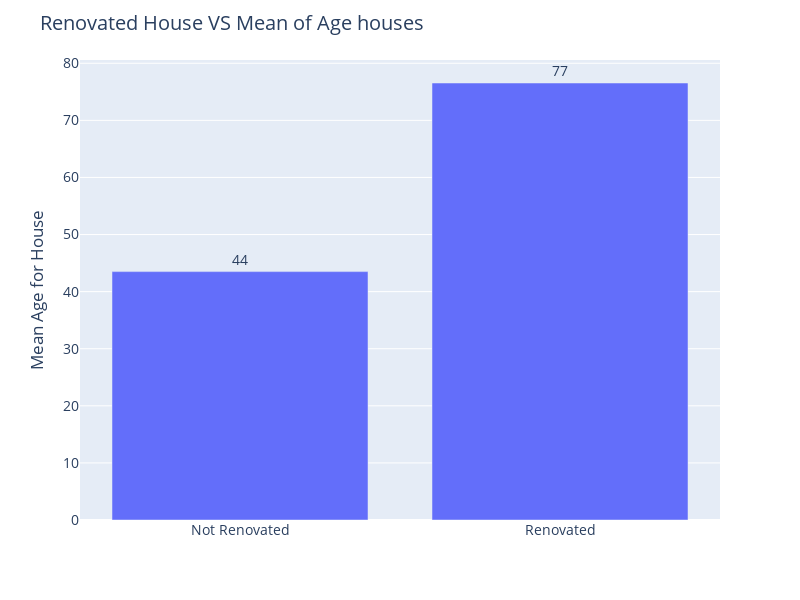

Notebook cell for this chart:
### Code cell
import plotly.express as px

# Filter out rows with 'NA' in the 'new_renovate' column

df_filtered = df_import[df_import['new_renovate'] != 'NA'] 
renovate_data = df_filtered.groupby('new_renovate')['Age_house'].mean().reset_index()

fig = px.bar(renovate_data, x='new_renovate', y='Age_house')

fig.update_layout(
    title='Renovated House VS Mean of Age houses',
    xaxis_title=None,
    yaxis_title='Mean Age for House ',
    font=dict(size=14),
    showlegend=False,
    width=800,  # Set the width of the layout (in pixels)
    height=600  # Set the height of the layout (in pixels)
)

fig.update_traces(
    texttemplate='%{y:.0f}',
    textposition='outside'
)

fig.show()

### Figure 1 — Plotly figure (JSON) as saved in the notebook; plotly's stock layout.template omitted (floating-point values rounded to 4 significant figures)
{"data": [{"alignmentgroup": "True", "hovertemplate": "new_renovate=%{x}<br>Age_house=%{y}<extra></extra>", "legendgroup": "", "marker": {"color": "#636efa", "pattern": {"shape": ""}}, "name": "", "offsetgroup": "", "orientation": "v", "showlegend": false, "textposition": "outside", "texttemplate": "%{y:.0f}", "type": "bar", "x": ["Not Renovated", "Renovated"], "xaxis": "x", "y": [43.51, 76.54], "yaxis": "y"}], "layout": {"barmode": "relative", "font": {"size": 14}, "height": 600, "legend": {"tracegroupgap": 0}, "margin": {"t": 60}, "showlegend": false, "title": {"text": "Renovated House VS Mean of Age houses"}, "width": 800, "xaxis": {"anchor": "y", "domain": [0, 1], "title": {}}, "yaxis": {"anchor": "x", "domain": [0, 1], "title": {"text": "Mean Age for House "}}}}
